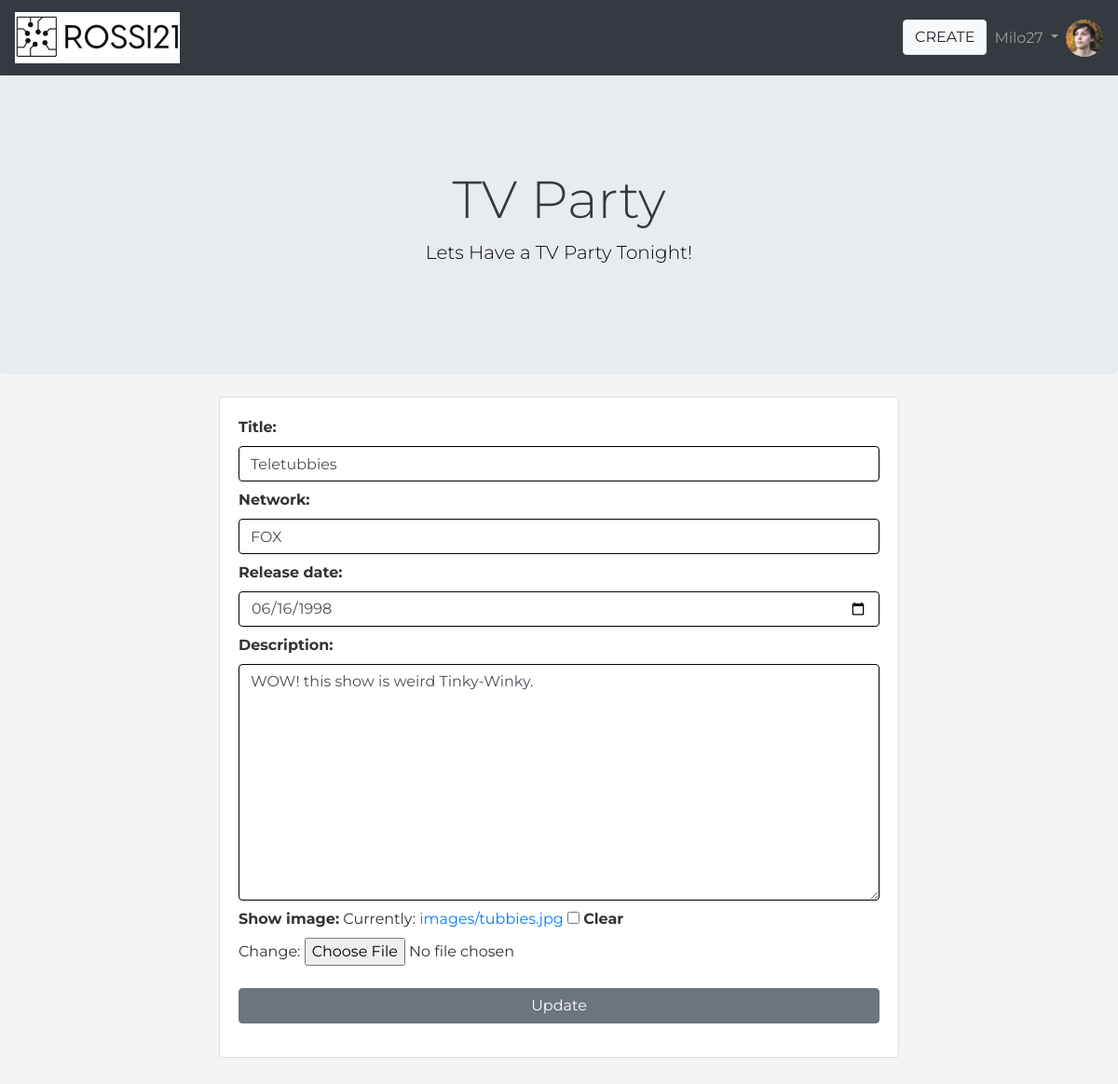
The page /shows/3/edit/ (signed in) on the database its author committed.
### user_app/models.py (models this page shows, shortened)
class Profile(models.Model):
    user = models.OneToOneField(User, null=True, blank=True, on_delete=models.CASCADE)
    profile_image = models.ImageField(null=True, blank=True, upload_to="images/")
    updated_at = models.DateTimeField(auto_now=True, null= True)
    follows = models.ManyToManyField(
        "self",
        related_name="followed_by",
        symmetrical=False,
        blank=True
    )

class Show(models.Model):
    user = models.ForeignKey(User, null=True, on_delete=models.CASCADE)
    title = models.CharField(max_length=256)
    network = models.CharField(max_length=256)
    release_date = models.DateField()
    description = models.TextField()
    show_image = models.ImageField(null=True, blank=True, upload_to="images/")
    like = models.ManyToManyField(User, related_name='liked_shows', blank=True)
    comment = models.ManyToManyField(Comment, related_name='commented_shows', blank=True)
    created_at =  models.DateTimeField(auto_now_add=True, null = True)
    updated_at = models.DateTimeField(auto_now=True, null= True)

### user_app/views.py (the view)
# urls.py: path('shows/<int:id>/edit/', views.editShow, name="editShow"),
@login_required
def editShow(request, id):
    profile = Profile.objects.get(user__id=request.user.id)
    show = Show.objects.get(id=id)
    form = CreateShowForm(instance=show)
    if request.method == 'POST':
        form = CreateShowForm(request.POST or None, request.FILES or None, instance=show)
        if form.is_valid():
            form.save()
        return redirect(f'/shows/{show.id}', show)
    context ={
        'show' : show,
        'form' : form,
        'profile' : profile
    }
    return render(request, 'edit.html', context)

### user_app/forms.py (shortened to what this page needs)
class CreateShowForm(forms.ModelForm):
    class Meta:
        model = Show
        fields = ('title', 'network', 'release_date', 'description', 'show_image')
        widgets = {
            'title': forms.TextInput(attrs={'class' : 'form-control mb-2'}),
            'network' : forms.TextInput(attrs={'class' : 'form-control mb-2'}),
            'release_date' : forms.DateInput(attrs={'type' :'date', 'class' : 'form-control mb-2'}),
            'description' : forms.Textarea(attrs={'class': 'form-control'}),
        }

### user_app/templates/edit.html (shortened to what this page needs)
{% extends 'main.html' %}
{% block content %}
{% include 'navbar.html' %}
{% include 'hero.html' %}
<div class="container mt-4 mb-4">
    <div class="row justify-content-center">
        <div class="col-md-8">
            <div class="card mb-4">
                <div class="card-body">
                    <div class="d-flex">
                        <div class="form-group form-width">
                            <form method="POST" action="#" enctype="multipart/form-data">
                                {{ form.title.label_tag }}
                                {{ form.title }}
                                {{ form.network.label_tag }}
                                {{ form.network }}
                                {{ form.release_date.label_tag}}
                                {{ form.release_date }}
                                {{ form.description.label_tag }}
                                {{ form.description }}
                                <div class="mt-2">
                                    {{ form.show_image.label_tag}}
                                    {{ form.show_image }}
                                </div>
                                <button class="btn btn-secondary mt-4" id="btn-width" type="submit">Update</button>
                            </form>
                        </div>
                    </div>
                </div>
            </div>
        </div>
    </div>
</div>
{% endblock %}

### user_app/templates/navbar.html (shortened to what this page needs)
<nav class="navbar navbar-expand-lg navbar-dark bg-dark">
    <a class="navbar-brand" href="https://github.com/Rossi-21"><img src="/static/images/logo_white.jpg" height="55" alt=""></a>
    <div class="collapse navbar-collapse" id="navbarNav">
        <ul class="navbar-nav ml-auto">
            <li class="nav-item">
               <a class="btn btn-light border border-4" href="{% url  'home'%}">CREATE</a>
            </li>
            <li class="nav-item dropdown">
                <a class="nav-link dropdown-toggle" href="#" id="navbarDropdown" role="button" data-toggle="dropdown"
                    aria-haspopup="true" aria-expanded="false">
                    {{request.user}}
                </a>
            </li>
            {% if request.user.profile.profile_image %}
                <li class="nav-item">
                    <img class="rounded-circle profile_image" src="{{request.user.profile.profile_image.url}}"  alt="profile image" >
                </li>
            {% endif %}
        </ul>
    </div>
</nav>

### user_app/static/css/styles.css (style rules this page uses)
body { background-color: #f4f4f4; color: #333; font-family: 'Montserrat', sans-serif; }
a { text-decoration: none; }
.form-width, #btn-width { width: 100%; }
.form-group label { font-weight: bold; }
.form-control { border-color: black; }
.profile_image { width: 2.5em; height: 2.5em; object-fit: cover; }

### rows shown on the page
Show: title "Teletubbies", network "FOX", release_date "06/16/1998", description "WOW! this show is weird Tinky-Winky."

### other values the page prints
{{ request.user }} "Milo27"
